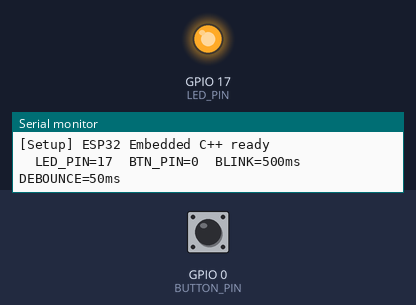
Recording of a program running on a simulated ESP32-S3. Shown: output pins drawn as LEDs (lit = HIGH), the last lines printed to the serial monitor. Dashed ring = blinking. Inputs (shaded band) come from the test bench; at power-on: GPIO 0 (BUTTON_PIN) HIGH.

Above: at 1.2 s.
1.3 s: GPIO 0 (BUTTON_PIN) pulled LOW for 0.15 s
At 2.4 s:
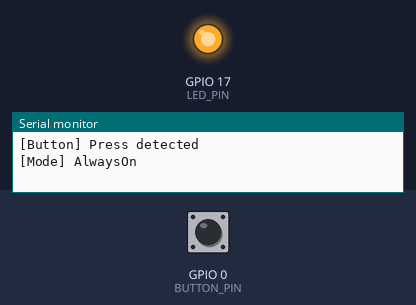
2.9 s: GPIO 0 (BUTTON_PIN) pulled LOW for 1 s
At 3.3 s:
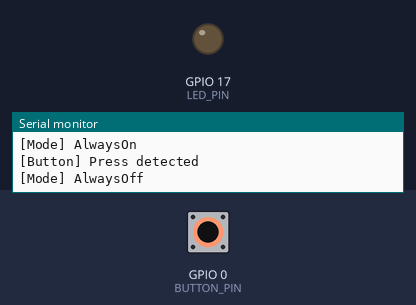
5.4 s: GPIO 0 (BUTTON_PIN) driven LOW
At 6.3 s:
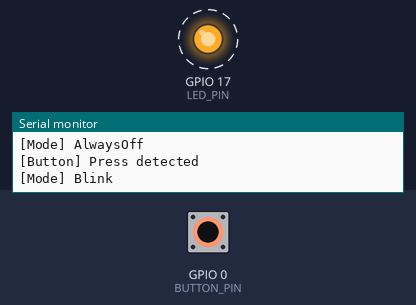
Timing chart, 0 to 14.4 s (numbered marks = the images above; inputs shaded):
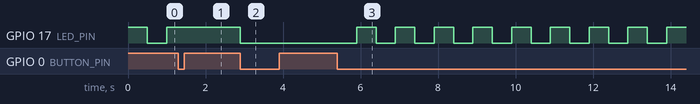

The program:

main.cpp
```cpp
#include <Arduino.h>

// ─── Configuration ────────────────────────────────────────────────────────────
// All "magic numbers" live here — never scatter literals through the code.
struct Config {
    static constexpr uint8_t  LED_PIN            = 17;    // built-in LED on ESP32 DevKit
    static constexpr uint8_t  BUTTON_PIN         = 0;    // BOOT button on ESP32 DevKit
    static constexpr uint32_t BLINK_INTERVAL_MS  = 500;
    static constexpr uint8_t  BLINKS_SHORT_PRESS = 3;    // acknowledgement flashes (reserved)
    static constexpr uint32_t DEBOUNCE_MS        = 50;
    static constexpr uint32_t LOOP_LOG_EVERY     = 1000; // print timing every N iterations
};

// ─── LED abstraction ──────────────────────────────────────────────────────────
enum class LedState : uint8_t { Off, On };
enum class LedMode  : uint8_t { Blink, AlwaysOn, AlwaysOff };

class Led {
public:
    void init() {
        pinMode(Config::LED_PIN, OUTPUT);
        set(LedState::On);  // start with LED on for visual confirmation of boot
    }

    void set(LedState state) {
        _state = state;
        digitalWrite(Config::LED_PIN, state == LedState::On ? HIGH : LOW);
    }

    void toggle() { set(_state == LedState::On ? LedState::Off : LedState::On); }

    LedState state() const { return _state; }

private:
    LedState _state = LedState::Off;
};

// ─── Non-blocking blinker (superloop-safe) ────────────────────────────────────
class Blinker {
public:
    // Call every loop() iteration; toggles LED when interval elapses.
    void update(Led& led) {
        const uint32_t now = millis();
        if (now - _lastToggleMs >= Config::BLINK_INTERVAL_MS) {
            _lastToggleMs = now;
            led.toggle();
        }
    }

    void reset(Led& led) {
        _lastToggleMs = millis();
        led.set(LedState::Off);
    }

private:
    uint32_t _lastToggleMs = 0;
};

// ─── Button with interrupt + software debounce ────────────────────────────────
class Button {
public:
    void init() {
        pinMode(Config::BUTTON_PIN, INPUT_PULLUP);
        attachInterrupt(digitalPinToInterrupt(Config::BUTTON_PIN), isrHandler, FALLING);
    }

    // Returns true once per debounced press. Safe to call every loop() iteration.
    bool consumePress() {
        if (!_pressed) return false;

        const uint32_t now = millis();
        if (now - _lastPressMs < Config::DEBOUNCE_MS) {
            _pressed = false;   // discard — noise within debounce window
            return false;
        }

        _pressed     = false;
        _lastPressMs = now;
        Serial.println("[Button] Press detected");
        return true;
    }

    // ISR: declared here, defined out-of-line below to avoid ESP32-S3 l32r relocation error.
    static void IRAM_ATTR isrHandler();

private:
    static volatile bool _pressed;
    uint32_t             _lastPressMs = 0;
};

volatile bool Button::_pressed = false;
void IRAM_ATTR Button::isrHandler() { _pressed = true; }


// ─── File-scope state (no namespace pollution, accessible to setup/loop) ──────
static Led       led;
static Button    button;
static Blinker   blinker;
static LedMode   mode = LedMode::Blink;

// ─── Mode transition: Blink → AlwaysOn → AlwaysOff → Blink ──────────────────
static void cycleMode() {
    switch (mode) {
case LedMode::Blink:
            mode = LedMode::AlwaysOn;
            led.set(LedState::On);
            Serial.println("[Mode] AlwaysOn");
            break;
        case LedMode::AlwaysOn:
            mode = LedMode::AlwaysOff;
            led.set(LedState::Off);
            Serial.println("[Mode] AlwaysOff");
            break;
        case LedMode::AlwaysOff:
            mode = LedMode::Blink;
            blinker.reset(led);
            Serial.println("[Mode] Blink");
            break;
    }
}

// ─── Arduino entry points ─────────────────────────────────────────────────────
void setup() {
    Serial.begin(115200);
    led.init();
    button.init();

    Serial.println("[Setup] ESP32 Embedded C++ ready");
    Serial.printf("  LED_PIN=%u  BTN_PIN=%u  BLINK=%lums  DEBOUNCE=%lums\n",
                  Config::LED_PIN, Config::BUTTON_PIN,
                  static_cast<unsigned long>(Config::BLINK_INTERVAL_MS),
                  static_cast<unsigned long>(Config::DEBOUNCE_MS));
}

void loop() {
    if (button.consumePress()) {
        cycleMode();            // button logic handled here, NOT inside ISR
    }

    if (mode == LedMode::Blink) {
        blinker.update(led);    // non-blocking — no delay()
    }
}
```

Measured:
- after the input at 1.3 s, GPIO 17 (LED_PIN): stays HIGH (without the input it goes to LOW after 0.20 s)
- after the input at 2.9 s, GPIO 17 (LED_PIN): HIGH → LOW at once
- after the input at 5.4 s, GPIO 17 (LED_PIN): alternates HIGH for 0.50 s and LOW for 0.50 s, starting after 0.50 s
